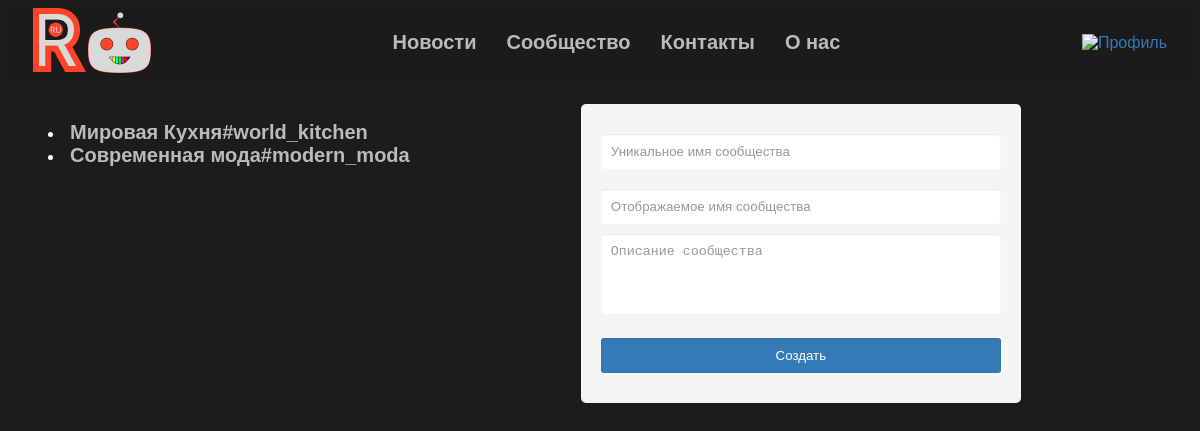
The page /community/create (signed in) on the database its author committed.
### app.py (models this page shows)
class Community(Base):
    __tablename__ = 'community'
    id = Column(Integer, primary_key=True)
    unique_name = Column(String, nullable=False, unique=True)
    owner = Column(String, nullable=False)
    com_name = Column(String, nullable=False)
    com_description = Column(String, nullable=False)
    date_creation = Column(String, nullable=False)
    chat_list = Column(String, nullable=True)

### app.py (the view, shortened to what this page needs)
@app.route("/community/create", methods=['GET', 'POST'])
@login_required
def community_create_page():
    return render_template('community_create_page.html', chats="", communities=get_communities())

### app.py (called while the page is built)
@login_manager.user_loader
def load_user(user_id):
    return UserLogin().fromDB(user_id)

def get_communities():
    return session.query(Community).filter(Community.unique_name != 'root') .all()

    def fromDB(self, user_id):
        self.__user = session.query(Auth).filter_by(id=user_id)
        self.__id = user_id
        return self

    def get_id(self):
        return self.__id

### templates/community_create_page.html (shortened to what this page needs)
{% extends "community_base.html" %}
{% block container %}
<form action="{{url_for('community_create_page')}}" method="post">
    <input type="text" name="com_unique_name" placeholder="Уникальное имя сообщества" minlength="4" maxlength="32" required>
    <input type="text" name="com_name" placeholder="Отображаемое имя сообщества" minlength="4" maxlength="32" required>
    <textarea type="textarea" name="com_desc" placeholder="Описание сообщества" rows="4" maxlength="1024"></textarea>
    <input type="submit" value="Создать">
</form>
{% endblock %}

### templates/community_base.html (shortened to what this page needs)
{% extends "base.html" %}
{% block style %}
<link rel="stylesheet" href="{{url_for('static', filename='css/input_style.css')}}">
<link rel="stylesheet" href="{{url_for('static', filename='css/text_area_style.css')}}">
{% endblock %}
{% block content %}
<base_content_pane>
    <menu>
        {% for cm in communities %}
            <li><a href="/community/center/{{cm.unique_name}}">{{cm.com_name}}#{{cm.unique_name}}</a></li>
        {% endfor %}
    </menu>
    <container>
        {% block container %}{% endblock %}
    </container>
</base_content_pane>
{% endblock %}

### static/css/main.css (style rules this page uses)
body { font-family: Arial, Helvetica, sans-serif; color: #fff; background-color: #1C1C1C; }
form { width: 400px; margin: 20px auto; background-color: #f5f5f5; padding: 20px; border-radius: 5px; box-shadow: 0 2px 5px rgba(0, 0, 0, 0.1); }
a { color: #fff; text-decoration: none; }
li a { color: #bbbbbb; font-weight: bold; font-size: 20px; }

### static/css/input_style.css (style rules this page uses)
input[type="text"], input[type="password"], input[type="submit"], input[type="email"], input[type="tel"], input[type="date"] { width: -webkit-fill-available; padding: 10px; margin-bottom: 10px; margin-top: 10px; border: none; border-radius: 3px; box-shadow: inset 0 1px 2px rgba(0, 0, 0, 0.1); }
input[type="submit"] { background-color: #337ab7; color: #fff; cursor: pointer; }
a { color: #337ab7; text-decoration: none; }

### static/css/text_area_style.css (style rules this page uses)
textarea { width: -webkit-fill-available; padding: 10px; margin-bottom: 10px; border: none; border-radius: 3px; box-shadow: inset 0 1px 2px rgba(0, 0, 0, 0.1); resize: none; }

### templates/community_base.html (style rules this page uses)
base_content_pane { display: flex; flex-direction: row; }
menu { display: flex; flex-direction: column; }
container { flex: auto; }

### rows shown on the page
Community: com_name "Мировая Кухня", unique_name "world_kitchen"
Community: com_name "Современная мода", unique_name "modern_moda"
